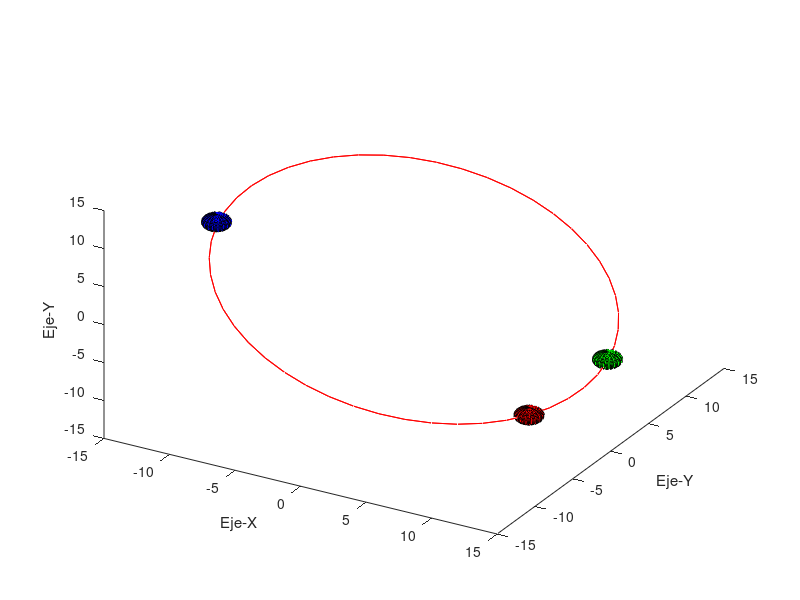

Here is the MATLAB script that generated this plot:
close all
clear
clc
t = linspace(0,2*pi,50);
x = cos(t);
y = sin(t);
z = zeros(1,50);
[xp,yp,zp] = sphere;
psi = 15*pi/180;
theta = 30*pi/180;
phi = 20*pi/180;
R = [cos(phi)*cos(theta) cos(phi)*sin(theta)*sin(psi)-sin(phi)*cos(psi) cos(phi)*sin(theta)*cos(psi)+sin(phi)*sin(psi);    sin(phi)*cos(theta) sin(phi)*sin(theta)*sin(psi)+cos(phi)*cos(psi) sin(phi)*sin(theta)*cos(psi)-cos(phi)*sin(psi);    -sin(theta) cos(theta)*sin(psi) cos(theta)*cos(psi)];
p1 = [5*x;5*y;z];
p2 = [3*x;3*y;2*z];
p3 = [2*x;4*y;-3*z];
p1 = R*p1*3;
p2 = R*p2*3;
p3 = R*p3*3;

for k =1:2
for idx = 1:length(t)
    clf
    plot3(p1(1,:),p1(2,:),p1(3,:),'r')
    hold on
    xlabel('Eje-X')
    ylabel('Eje-Y')
    zlabel('Eje-Y')
    idx1 = floor(idx*0.89)+1;
    idx2 = floor(idx/2)+1; % se cambia el índice para la segunda esfera
    surf(xp+p1(1,idx1),yp+p1(2,idx1),zp+p1(3,idx1),'FaceColor','r')
    surf(xp+p1(1,idx2),yp+p1(2,idx2),zp+.5+p1(3,idx2),'FaceColor','b')
    surf(xp+p1(1,idx),yp+p1(2,idx),zp+.2+p1(3,idx),'FaceColor','g')
     plot3(p1(1,:),p1(2,:),p1(3,:),'r')
    xlim([-15 15])
    ylim([-15 15])
    zlim([-15 15])
    view(30,40)
    pause(0.2)
    hold off
end
end


